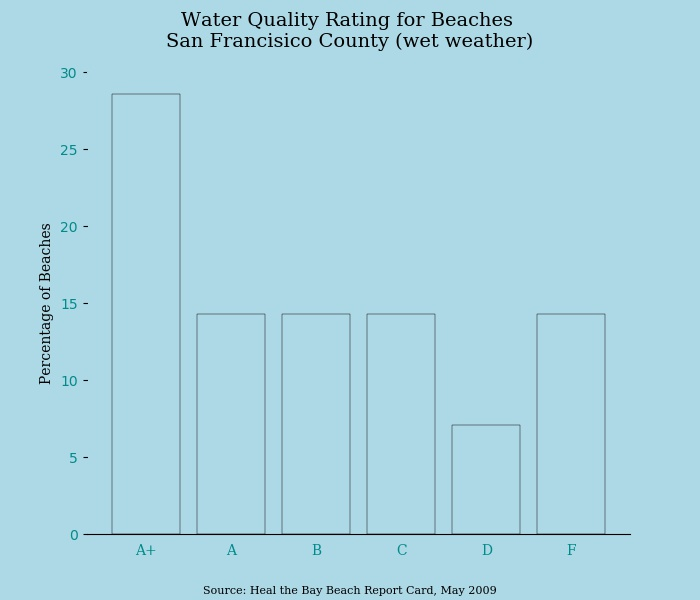

Write Python code to recreate this figure.
import matplotlib.pyplot as plt
import numpy as np
import pathlib

font   = 'Serif'
title  = ('Water Quality Rating for Beaches '
          '\nSan Francisico County (wet weather)')
source = 'Source: Heal the Bay Beach Report Card, May 2009'
filename = pathlib.Path(__file__).with_suffix('.jpg')

data = [4/14, 2/14, 2/14, 2/14, 1/14, 2/14]
categories = ['A+', 'A', 'B', 'C', 'D', 'F']
positions = np.arange(len(categories))
#NOTE percentage conversion
data = list(map(lambda y: round(100 * y, 1), data))

ax = plt.axes()
# set background color
ax.patch.set_facecolor('lightblue')
ax.figure.set_facecolor('lightblue')
# set z-value for grid
ax.set_axisbelow(True)

plt.bar(positions, data, align='center', color='lightblue', 
        edgecolor='black', linewidth=0.33)
plt.xticks(positions, categories, fontsize=10, fontname=font, rotation=0, 
        color='darkcyan')
plt.ylabel('Percentage of Beaches', fontsize=10, fontname=font, 
        color='black')
plt.yticks(color='darkcyan')
plt.suptitle(title, fontsize=14, fontname=font, color='black')

ax.spines['bottom'].set_color('black')
ax.spines['top'].set_color('lightblue')
ax.spines['left'].set_color('lightblue')
ax.spines['right'].set_color('lightblue')
ax.tick_params(top=False, bottom=False, left=True, right=False, 
        labelleft=True, labelbottom=True)
plt.figtext(.5, 0.01, source, wrap=True, ha='center', fontname=font, fontsize=8,
        color='black')
plt.gcf().set_size_inches(7, 6)

plt.savefig(filename, facecolor=ax.figure.get_facecolor())
plt.show()
